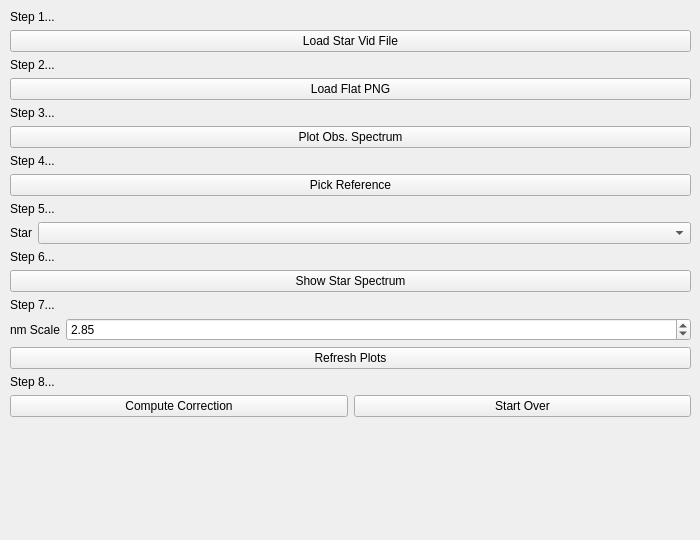
    <widget class="QWidget" name="tab_7">
     <attribute name="title">
      <string>Calibration</string>
     </attribute>
     <widget class="QWidget" name="gridLayoutWidget_3">
      <property name="geometry">
       <rect>
        <x>10</x>
        <y>10</y>
        <width>681</width>
        <height>521</height>
       </rect>
      </property>
      <layout class="QGridLayout" name="gridLayout_3">
       <item row="3" column="0">
        <widget class="QPushButton" name="UploadStarFlat_button">
         <property name="text">
          <string>Load Flat PNG</string>
         </property>
        </widget>
       </item>
       <item row="9" column="0">
        <layout class="QHBoxLayout" name="horizontalLayout_17">
         <item>
          <widget class="QLabel" name="label_56">
           <property name="sizePolicy">
            <sizepolicy hsizetype="Fixed" vsizetype="Fixed">
             <horstretch>0</horstretch>
             <verstretch>0</verstretch>
            </sizepolicy>
           </property>
           <property name="text">
            <string>Star</string>
           </property>
          </widget>
         </item>
         <item>
          <widget class="QComboBox" name="ChooseStar_combo"/>
         </item>
        </layout>
       </item>
       <item row="15" column="0">
        <widget class="QLabel" name="label_54">
         <property name="sizePolicy">
          <sizepolicy hsizetype="Preferred" vsizetype="Fixed">
           <horstretch>0</horstretch>
           <verstretch>0</verstretch>
          </sizepolicy>
         </property>
         <property name="text">
          <string>Step 8...</string>
         </property>
        </widget>
       </item>
       <item row="5" column="0">
        <widget class="QPushButton" name="PlotStar_button">
         <property name="text">
          <string>Plot Obs. Spectrum</string>
         </property>
        </widget>
       </item>
       <item row="8" column="0">
        <widget class="QLabel" name="label_55">
         <property name="sizePolicy">
          <sizepolicy hsizetype="Preferred" vsizetype="Fixed">
           <horstretch>0</horstretch>
           <verstretch>0</verstretch>
          </sizepolicy>
         </property>
         <property name="text">
          <string>Step 5...</string>
         </property>
        </widget>
       </item>
       <item row="1" column="0">
        <widget class="QPushButton" name="UploadStar_button">
         <property name="text">
          <string>Load Star Vid File</string>
         </property>
        </widget>
       </item>
       <item row="13" column="0">
        <layout class="QHBoxLayout" name="horizontalLayout_20">
         <item>
          <widget class="QLabel" name="label_60">
           <property name="sizePolicy">
            <sizepolicy hsizetype="Fixed" vsizetype="Preferred">
             <horstretch>0</horstretch>
             <verstretch>0</verstretch>
            </sizepolicy>
           </property>
           <property name="text">
            <string>nm Scale</string>
           </property>
          </widget>
         </item>
         <item>
          <widget class="QDoubleSpinBox" name="doubleSpinBox_2">
           <property name="minimum">
            <double>2.000000000000000</double>
           </property>
           <property name="maximum">
            <double>7.000000000000000</double>
           </property>
           <property name="singleStep">
            <double>0.100000000000000</double>
           </property>
           <property name="value">
            <double>2.850000000000000</double>
           </property>
          </widget>
         </item>
        </layout>
       </item>
       <item row="14" column="0">
        <widget class="QPushButton" name="pushButton">
         <property name="text">
          <string>Refresh Plots</string>
         </property>
        </widget>
       </item>
       <item row="4" column="0">
        <widget class="QLabel" name="label_52">
         <property name="sizePolicy">
          <sizepolicy hsizetype="Preferred" vsizetype="Fixed">
           <horstretch>0</horstretch>
           <verstretch>0</verstretch>
          </sizepolicy>
         </property>
         <property name="text">
          <string>Step 3...</string>
         </property>
        </widget>
       </item>
       <item row="12" column="0">
        <widget class="QLabel" name="label_59">
         <property name="text">
          <string>Step 7...</string>
         </property>
        </widget>
       </item>
       <item row="10" column="0">
        <widget class="QLabel" name="label_53">
         <property name="sizePolicy">
          <sizepolicy hsizetype="Preferred" vsizetype="Fixed">
           <horstretch>0</horstretch>
           <verstretch>0</verstretch>
          </sizepolicy>
         </property>
         <property name="text">
          <string>Step 6...</string>
         </property>
        </widget>
       </item>
       <item row="0" column="0">
        <widget class="QLabel" name="label_51">
         <property name="sizePolicy">
          <sizepolicy hsizetype="Preferred" vsizetype="Fixed">
           <horstretch>0</horstretch>
           <verstretch>0</verstretch>
          </sizepolicy>
         </property>
         <property name="text">
          <string>Step 1...</string>
         </property>
        </widget>
       </item>
       <item row="6" column="0">
        <widget class="QLabel" name="label_57">
         <property name="text">
          <string>Step 4...</string>
         </property>
        </widget>
       </item>
       <item row="7" column="0">
        <widget class="QPushButton" name="PickStarReference_button">
         <property name="text">
          <string>Pick Reference</string>
         </property>
        </widget>
       </item>
       <item row="11" column="0">
        <widget class="QPushButton" name="ShowStellarSpectrum_button">
         <property name="text">
          <string>Show Star Spectrum</string>
         </property>
        </widget>
       </item>
       <item row="2" column="0">
        <widget class="QLabel" name="label_58">
         <property name="text">
          <string>Step 2...</string>
         </property>
        </widget>
       </item>
       <item row="17" column="0">
        <spacer name="verticalSpacer_15">
         <property name="orientation">
          <enum>Qt::Vertical</enum>
         </property>
         <property name="sizeHint" stdset="0">
          <size>
           <width>20</width>
           <height>40</height>
          </size>
         </property>
        </spacer>
       </item>
       <item row="16" column="0">
        <layout class="QHBoxLayout" name="horizontalLayout_32">
         <item>
          <widget class="QPushButton" name="ComputeCalibration_button">
           <property name="text">
            <string>Compute Correction</string>
           </property>
          </widget>
         </item>
         <item>
          <widget class="QPushButton" name="pushButton_6">
           <property name="text">
            <string>Start Over</string>
           </property>
          </widget>
         </item>
        </layout>
       </item>
      </layout>
     </widget>
    </widget>
